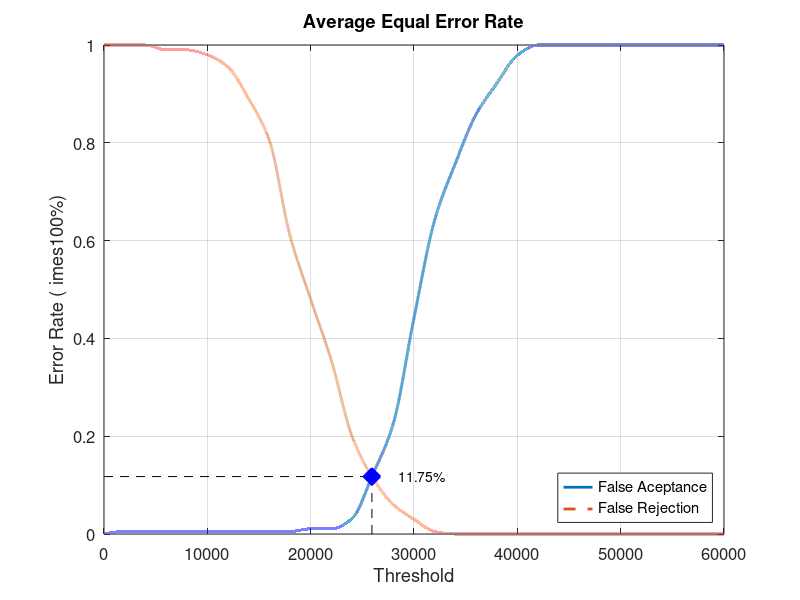
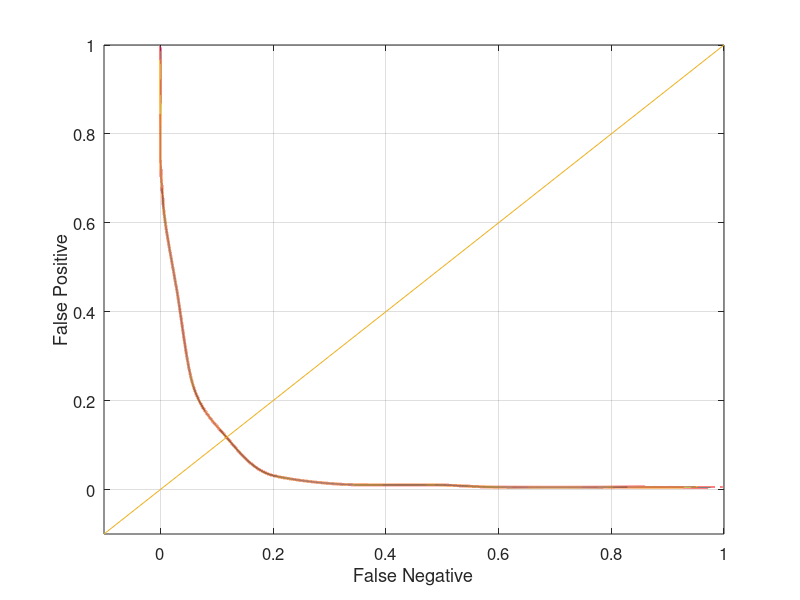

Source code (MATLAB) for these figures, in order:
close all;
clear;
clc;
x = 0:2000:60000;
xq = 0:0.5:60000;

y0 = [0 0.00526316 0.00526316 0.00526316 0.00526316 0.00526316 0.00526316 0.00526316 0.00526316 0.00526316 0.0105263 0.0105263 0.0315789 0.121053 0.226316 0.442105 0.642105 0.757895 0.857895 0.921053 0.978947 1 1 1 1 1 1 1 1 1 1]
yy0 = interp1(x, y0, xq, 'pchip');
y1 = [1 1 1 0.99 0.99 0.98 0.955 0.89 0.805 0.61 0.48 0.355 0.2 0.115 0.06 0.03 0.005 0 0 0 0 0 0 0 0 0 0 0 0 0 0]
yy1 = interp1(x, y1, xq, 'pchip');

% Calculating EER: 
y2 = abs(y0 - y1);
find(y2 == min(y2))
yy2 = abs(yy0 - yy1);
xEER = find(yy2 == min(yy2));
xEERIndex = xq(xEER) % X-axis EER
yEER = yy0(xEER) % Y-axis EER

main = figure
plot(xq, yy0,'-','LineWidth', 2);	hold on
plot(xq, yy1,'--','LineWidth', 2);	hold on
plot([xEERIndex xEERIndex], [0 yEER], 'k--');	hold on
plot([0 xEERIndex], [yEER yEER], 'k--');	hold on
plot(xEERIndex, yEER, 'bx', 'LineWidth', 10);	hold on
text(xEERIndex + 10 * xEERIndex / 100, yEER, [num2str(round((10000 * yEER)) / 100) '%'])
legend('False Aceptance', 'False Rejection', 'Location', 'SouthEast')
xlabel('Threshold')
ylabel('Error Rate (	imes100%)')
title('Average Equal Error Rate')
set(gca, 'FontSize', 12)
axis([0 60000 0 1])
grid on

print(main, 'Database1_2Main', '-dpng');
FNRxFPR = figure('Color', [1 1 1]);
plot(yy1, yy0, '-', yy1, yy0, 'LineWidth', 2);
hold on
y = -0.1:0.1:1
plot(y, y); 
set(gca, 'FontSize', 12)
xlabel('False Negative')
ylabel('False Positive')
axis([-0.1 1 -0.1 1])
set(gca, 'FontSize', 12)
grid on

print(FNRxFPR, 'Database1_2FNRxFPR','-dpng');
